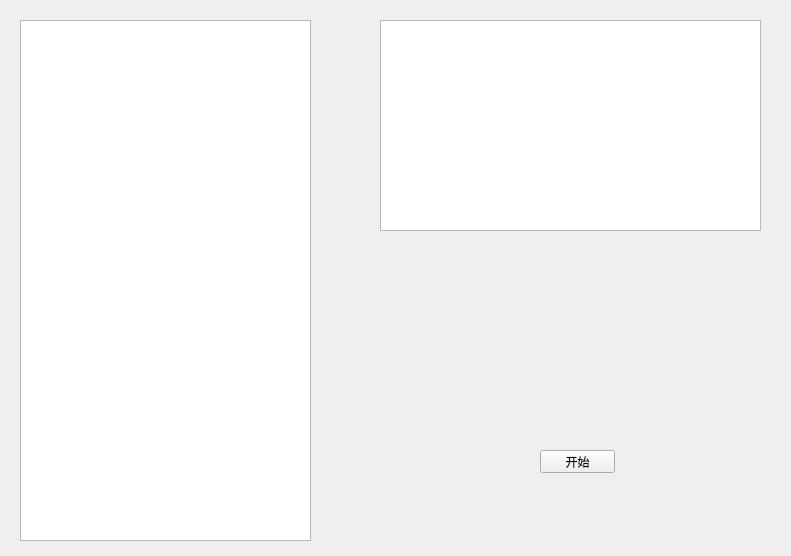
<?xml version="1.0" encoding="UTF-8"?>
<ui version="4.0">
 <class>Poker_Server</class>
 <widget class="QWidget" name="Poker_Server">
  <property name="geometry">
   <rect>
    <x>0</x>
    <y>0</y>
    <width>791</width>
    <height>556</height>
   </rect>
  </property>
  <property name="windowTitle">
   <string>PokerServer</string>
  </property>
  <widget class="QTextBrowser" name="textBrowser_log">
   <property name="geometry">
    <rect>
     <x>20</x>
     <y>20</y>
     <width>291</width>
     <height>521</height>
    </rect>
   </property>
  </widget>
  <widget class="QTextBrowser" name="textBrowser_lelaoji">
   <property name="geometry">
    <rect>
     <x>380</x>
     <y>20</y>
     <width>381</width>
     <height>211</height>
    </rect>
   </property>
  </widget>
  <widget class="QPushButton" name="pushButton_listen">
   <property name="geometry">
    <rect>
     <x>540</x>
     <y>450</y>
     <width>75</width>
     <height>23</height>
    </rect>
   </property>
   <property name="text">
    <string>开始</string>
   </property>
  </widget>
 </widget>
 <layoutdefault spacing="6" margin="11"/>
 <resources/>
 <connections/>
</ui>
